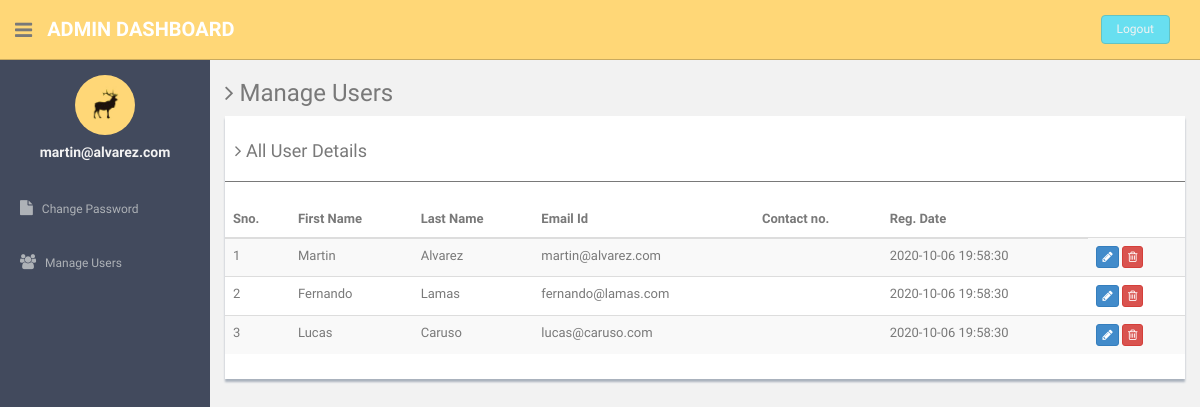
The page /admin/manage-users.php (signed in) on the database its author committed.
### tables this page shows
CREATE TABLE IF NOT EXISTS `users` (
  `id` int(11) NOT NULL,
  `fname` varchar(255) DEFAULT NULL,
  `lname` varchar(255) DEFAULT NULL,
  `email` varchar(255) DEFAULT NULL,
  `password` varchar(300) DEFAULT NULL,
  `posting_date` timestamp NOT NULL DEFAULT current_timestamp()
);

### admin/manage-users.php (the view, shortened to what this page needs)
<?php
include'dbconnection.php';
if (strlen($_SESSION['id']==0)) {
  header('location:logout.php');
  } else{
?><!DOCTYPE html>
<html lang="en">
  <head>
    <link href="assets/css/bootstrap.css" rel="stylesheet">
    <link href="assets/font-awesome/css/font-awesome.css" rel="stylesheet" />
    <link href="assets/css/style.css" rel="stylesheet">
    <link href="assets/css/style-responsive.css" rel="stylesheet">
  </head>
  <body>
  <section id="container" >
      <header class="header black-bg">
              <div class="sidebar-toggle-box">
                  <div class="fa fa-bars tooltips" data-placement="right" data-original-title="Toggle Navigation"></div>
              </div>
            <a href="#" class="logo"><b>Admin Dashboard</b></a>
            <div class="top-menu">
            	<ul class="nav pull-right top-menu">
                    <li><a class="logout" href="logout.php">Logout</a></li>
            	</ul>
            </div>
        </header>
      <aside>
          <div id="sidebar"  class="nav-collapse ">
              <ul class="sidebar-menu" id="nav-accordion">
              	  <p class="centered"><a href="#"><img src="assets/img/ui-sam.jpg" class="img-circle" width="60"></a></p>
              	  <h5 class="centered"><?php echo $_SESSION['login'];?></h5>
                  <li class="mt">
                      <a href="change-password.php">
                          <i class="fa fa-file"></i>
                          <span>Change Password</span>
                      </a>
                  </li>
                  <li class="sub-menu">
                      <a href="manage-users.php" >
                          <i class="fa fa-users"></i>
                          <span>Manage Users</span>
                      </a>
                  </li>
              </ul>
          </div>
      </aside>
      <section id="main-content">
          <section class="wrapper">
          	<h3><i class="fa fa-angle-right"></i> Manage Users</h3>
				<div class="row">
                  <div class="col-md-12">
                      <div class="content-panel">
                          <table class="table table-striped table-advance table-hover">
	                  	  	  <h4><i class="fa fa-angle-right"></i> All User Details </h4>
	                  	  	  <hr>
                              <thead>
                              <tr>
                                  <th>Sno.</th>
                                  <th class="hidden-phone">First Name</th>
                                  <th> Last Name</th>
                                  <th> Email Id</th>
                                  <th>Contact no.</th>
                                  <th>Reg. Date</th>
                              </tr>
                              </thead>
                              <tbody>
                              <?php $ret=mysqli_query($con,"select * from users");
							  $cnt=1;
							  while($row=mysqli_fetch_array($ret))
							  {?>
                              <tr>
                              <td><?php echo $cnt;?></td>
                                  <td><?php echo $row['fname'];?></td>
                                  <td><?php echo $row['lname'];?></td>
                                  <td><?php echo $row['email'];?></td>
                                  <td><?php echo $row['contactno'];?></td>  <td><?php echo $row['posting_date'];?></td>
                                  <td>
                                     <a href="update-profile.php?uid=<?php echo $row['id'];?>">
                                     <button class="btn btn-primary btn-xs"><i class="fa fa-pencil"></i></button></a>
                                     <a href="manage-users.php?id=<?php echo $row['id'];?>">
                                     <button class="btn btn-danger btn-xs" onClick="return confirm('Do you really want to delete');"><i class="fa fa-trash-o "></i></button></a>
                                  </td>
                              </tr>
                              <?php $cnt=$cnt+1; }?>
                              </tbody>
                          </table>
                      </div>
                  </div>
              </div>
		</section>
      </section
  ></section>
  </body>
</html>
<?php } ?>

### admin/assets/css/style.css (style rules this page uses)
body { color: #797979; background: #f2f2f2; font-family: 'Ruda', sans-serif; padding: 0px !important; margin: 0px !important; font-size:13px; }
ul li { list-style: none; }
a, a:hover, a:focus { text-decoration: none; outline: none; }
#container { width: 100%; height: 100%; }
hr { margin-top: 20px; margin-bottom: 20px; border: 0; border-top: 1px solid #797979; }
.centered { text-align: center; }
.mt { margin-top: 25px; }
ul.top-menu > li > .logout { color: #f2f2f2; font-size: 12px; border-radius: 4px; -webkit-border-radius: 4px; border: 1px solid #64c3c2 !important; padding: 5px 15px; margin-right: 15px; background: #68dff0; margin-top: 15px; }
#sidebar { width: 210px; height: 100%; position: fixed; background: #424a5d; }
#sidebar h5 { color: #f2f2f2; font-weight: 700; }
#sidebar ul li { position: relative; }
ul.sidebar-menu , ul.sidebar-menu li ul.sub { margin: -2px 0 0; padding: 0; }
ul.sidebar-menu { margin-top: 75px; }
ul.sidebar-menu li { margin-bottom: 5px; margin-left:10px; margin-right:10px; }
ul.sidebar-menu li.sub-menu { line-height: 15px; }
ul.sidebar-menu li a span { display: inline-block; }
ul.sidebar-menu li a { color: #aeb2b7; text-decoration: none; display: block; padding: 15px 0 15px 10px; font-size: 12px; outline: none; -webkit-transition: all 0.3s ease; -moz-transition: all 0.3s ease; -o-transition: all 0.3s ease; -ms-transition: all 0.3s ease; transition: all 0.3s ease; }
ul.sidebar-menu li a i { font-size: 15px; padding-right: 6px; }
#main-content { margin-left: 210px; }
.header, .footer { min-height: 60px; padding: 0 15px; }
.header { position: fixed; left: 0; right: 0; z-index: 1002; }
.black-bg { background: #ffd777; border-bottom: 1px solid #c9aa5f; }
.wrapper { display: inline-block; margin-top: 60px; padding-left: 15px; padding-right: 15px; padding-bottom: 15px; padding-top: 0px; width: 100%; }
a.logo { font-size: 20px; color: #ffffff; float: left; margin-top: 15px; text-transform: uppercase; }
a.logo b { font-weight: 900; }
#top_menu .nav > li, ul.top-menu > li { float: left; }
ul.top-menu > li > a { color: #666666; font-size: 16px; border-radius: 4px; -webkit-border-radius: 4px; border:1px solid #666666 !important; padding: 2px 6px; margin-right: 15px; }
.sidebar-toggle-box { float: left; padding-right: 15px; margin-top: 20px; }
.sidebar-toggle-box .fa-bars { cursor: pointer; display: inline-block; font-size: 20px; }
.content-panel { background: #ffffff; box-shadow: 0px 3px 2px #aab2bd; padding-top: 15px; padding-bottom: 5px; }
.content-panel h4 { margin-left: 10px; }

### rows shown on the page
users: fname "Martin", lname "Alvarez", email "martin@alvarez.com", posting_date "2020-10-06 19:58:30"
users: fname "Fernando", lname "Lamas", email "fernando@lamas.com", posting_date "2020-10-06 19:58:30"
users: fname "Lucas", lname "Caruso", email "lucas@caruso.com", posting_date "2020-10-06 19:58:30"

### other values the page prints
$_SESSION['login'] "martin@alvarez.com"
